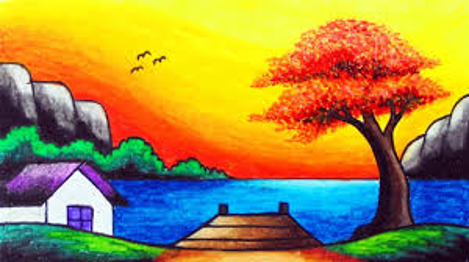
#> input picture Manish CV Github/Exp3/scenery.png, 469 x 262 px
$ python canny_edge.py
#> lines starting #> are read from the running program, lines starting #| are printed output that depends on the picture
import cv2
import matplotlib.pyplot as plt
import os

# --------------------------------
# Read Image
# --------------------------------

current_dir = os.path.dirname(os.path.abspath(__file__))
image_path = os.path.join(current_dir, "scenery.png")

# Read the image
image = cv2.imread(image_path)
#> image is the input picture: shape (262, 469, 3); mean B, G, R 71.6, 138.7, 162.3

if image is None:
    print("Image not found!")
    exit()

# Convert BGR to RGB for displaying
image_rgb = cv2.cvtColor(image, cv2.COLOR_BGR2RGB)

# Convert to Grayscale
gray = cv2.cvtColor(image, cv2.COLOR_BGR2GRAY)
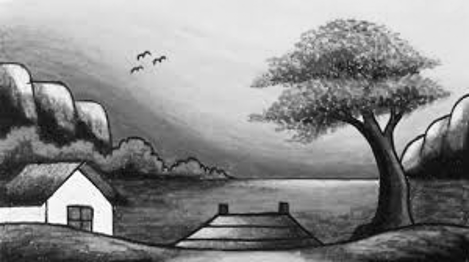
#> gray: shape (262, 469); min 2, max 255, mean 138.1

# --------------------------------
# Apply Canny Edge Detection
# --------------------------------

edges = cv2.Canny(gray, 100, 200)
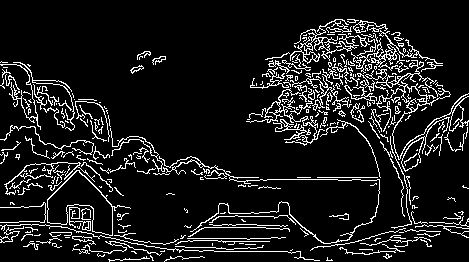
#> edges: shape (262, 469); 10.5% white in thin lines or dots

# --------------------------------
# Display Images
# --------------------------------

plt.figure(figsize=(10,5))

plt.subplot(1,2,1)
plt.imshow(image_rgb)
plt.title("Original Image")
plt.axis("off")

plt.subplot(1,2,2)
plt.imshow(edges, cmap="gray")
plt.title("Canny Edge Detection")
plt.axis("off")

plt.tight_layout()
plt.show()
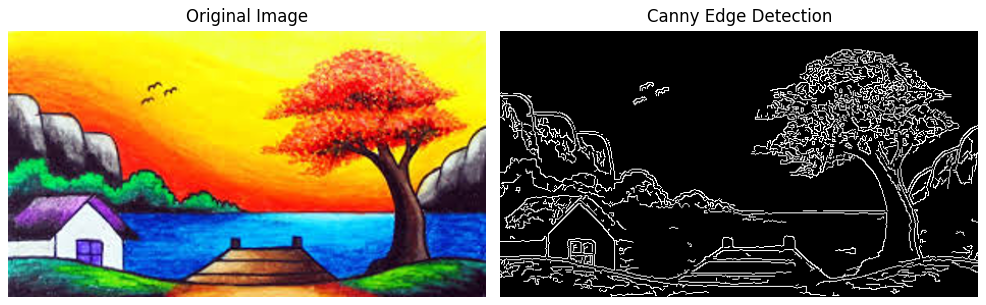
#> figure drawn by matplotlib, 2 panels

# --------------------------------
# Image Information
# --------------------------------

print("========== IMAGE DETAILS ==========")
print("Image Shape :", image.shape)
#| Image Shape : (262, 469, 3)
print("Height      :", image.shape[0])
#| Height      : 262
print("Width       :", image.shape[1])
#| Width       : 469
print("Channels    :", image.shape[2])
#| Channels    : 3

print("\nCanny Edge Detection Applied Successfully!")
